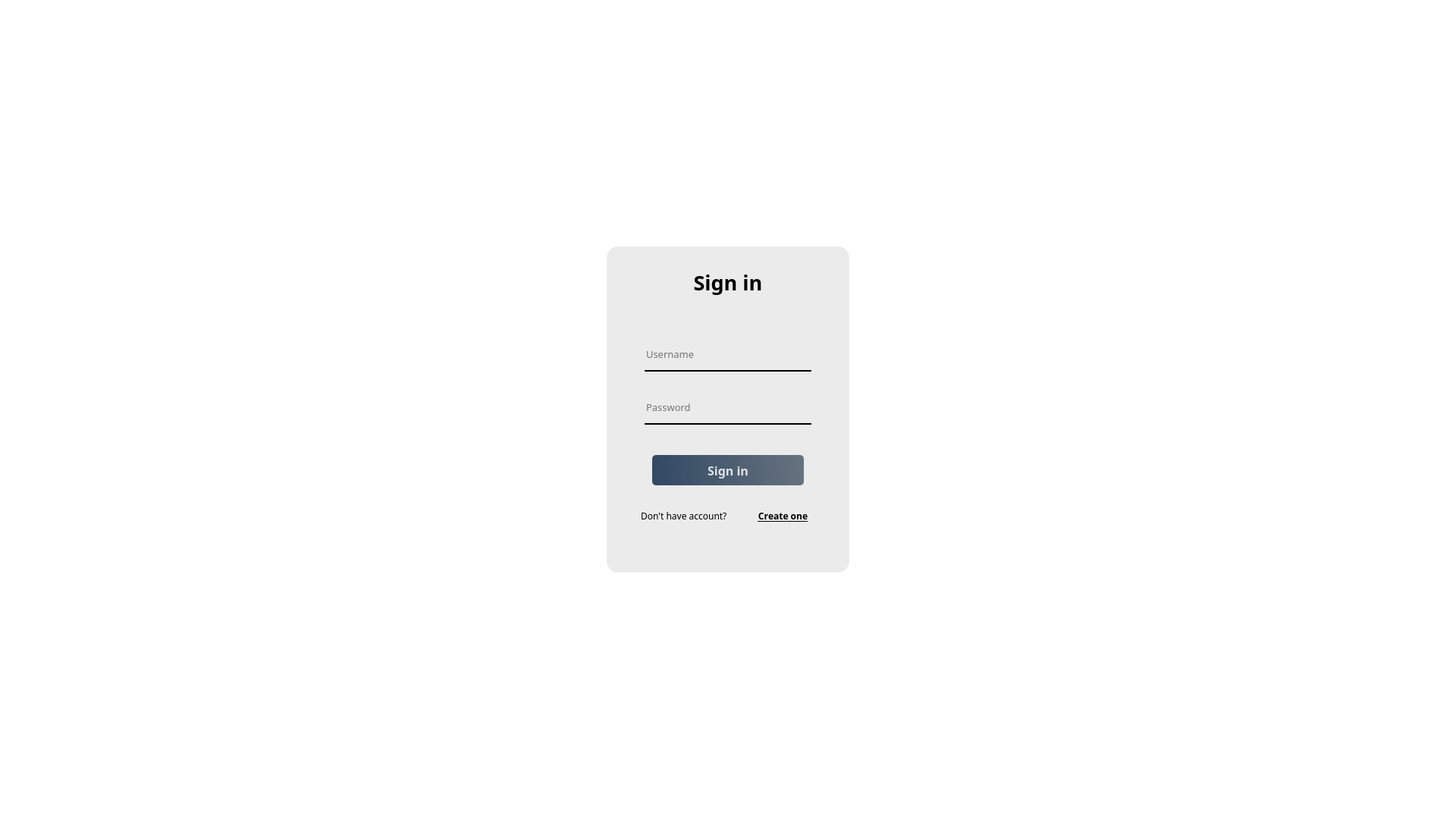
<?xml version="1.0" encoding="UTF-8"?>
<ui version="4.0">
 <class>LoginForm</class>
 <widget class="QWidget" name="LoginForm">
  <property name="geometry">
   <rect>
    <x>0</x>
    <y>0</y>
    <width>1920</width>
    <height>1080</height>
   </rect>
  </property>
  <property name="font">
   <font>
    <pointsize>10</pointsize>
   </font>
  </property>
  <property name="windowTitle">
   <string>Health Monitoring System</string>
  </property>
  <property name="windowIcon">
   <iconset>
    <selectedon>:/icon/Icon_Logo/healthcare.png</selectedon>
   </iconset>
  </property>
  <property name="styleSheet">
   <string notr="true">background-color: rgb(255, 255, 255);</string>
  </property>
  <widget class="QWidget" name="widget" native="true">
   <property name="geometry">
    <rect>
     <x>770</x>
     <y>300</y>
     <width>380</width>
     <height>480</height>
    </rect>
   </property>
   <property name="styleSheet">
    <string notr="true">QPushButton#sign_inButton{	
	background-color: qlineargradient(spread:pad, x1:0, y1:0.505682, x2:1, y2:0.477, stop:0 rgba(20, 47, 78, 219), stop:1 rgba(85, 98, 112, 226));
	color:rgba(255, 255, 255, 210);
	border-radius:5px;
}
QPushButton#sign_inButton:hover{	
	background-color: qlineargradient(spread:pad, x1:0, y1:0.505682, x2:1, y2:0.477, stop:0 rgba(40, 67, 98, 219), stop:1 rgba(105, 118, 132, 226));
}
QPushButton#sign_inButton:pressed{	
	padding-left:5px;
	padding-top:5px;
	background-color:rgba(105, 118, 132, 200);
}</string>
   </property>
   <widget class="QLabel" name="label">
    <property name="geometry">
     <rect>
      <x>15</x>
      <y>10</y>
      <width>350</width>
      <height>460</height>
     </rect>
    </property>
    <property name="styleSheet">
     <string notr="true">border-image: url(:/icon/Icon_Logo/stone-texture.jpg);
border-radius:20px</string>
    </property>
    <property name="text">
     <string/>
    </property>
   </widget>
   <widget class="QLabel" name="label_2">
    <property name="geometry">
     <rect>
      <x>30</x>
      <y>25</y>
      <width>320</width>
      <height>430</height>
     </rect>
    </property>
    <property name="font">
     <font>
      <family>Rockwell</family>
      <pointsize>8</pointsize>
     </font>
    </property>
    <property name="styleSheet">
     <string notr="true">background-color: rgba(0,0,0,20);
border-radius:15px;</string>
    </property>
    <property name="text">
     <string/>
    </property>
   </widget>
   <widget class="QLabel" name="label_signup">
    <property name="enabled">
     <bool>true</bool>
    </property>
    <property name="geometry">
     <rect>
      <x>30</x>
      <y>50</y>
      <width>320</width>
      <height>45</height>
     </rect>
    </property>
    <property name="font">
     <font>
      <family>Rockwell</family>
      <pointsize>20</pointsize>
      <weight>75</weight>
      <bold>true</bold>
      <kerning>false</kerning>
     </font>
    </property>
    <property name="tabletTracking">
     <bool>false</bool>
    </property>
    <property name="contextMenuPolicy">
     <enum>Qt::DefaultContextMenu</enum>
    </property>
    <property name="autoFillBackground">
     <bool>false</bool>
    </property>
    <property name="styleSheet">
     <string notr="true">background-color: rgba(0,0,0,0)
</string>
    </property>
    <property name="text">
     <string>Sign in</string>
    </property>
    <property name="alignment">
     <set>Qt::AlignCenter</set>
    </property>
    <property name="textInteractionFlags">
     <set>Qt::NoTextInteraction</set>
    </property>
   </widget>
   <widget class="QLineEdit" name="lineusername">
    <property name="geometry">
     <rect>
      <x>80</x>
      <y>150</y>
      <width>220</width>
      <height>40</height>
     </rect>
    </property>
    <property name="font">
     <font>
      <family>Rockwell</family>
      <pointsize>10</pointsize>
     </font>
    </property>
    <property name="styleSheet">
     <string notr="true">background-color: rgba(0,0,0,0);
border:none;
border-bottom:2px solid rgba(0, 0, 0,255);
color: rgba(0,0,0,255);
padding-bottom:5px</string>
    </property>
    <property name="text">
     <string/>
    </property>
    <property name="placeholderText">
     <string>Username</string>
    </property>
   </widget>
   <widget class="QLineEdit" name="linepassword">
    <property name="geometry">
     <rect>
      <x>80</x>
      <y>220</y>
      <width>220</width>
      <height>40</height>
     </rect>
    </property>
    <property name="font">
     <font>
      <family>Rockwell</family>
      <pointsize>10</pointsize>
     </font>
    </property>
    <property name="styleSheet">
     <string notr="true">background-color: rgba(0,0,0,0);
border:none;
border-bottom:2px solid rgba(0, 0, 0,255);
color: rgba(0,0,0,255);
padding-bottom:5px</string>
    </property>
    <property name="text">
     <string/>
    </property>
    <property name="echoMode">
     <enum>QLineEdit::Password</enum>
    </property>
    <property name="placeholderText">
     <string>Password</string>
    </property>
   </widget>
   <widget class="QPushButton" name="sign_inButton">
    <property name="geometry">
     <rect>
      <x>90</x>
      <y>300</y>
      <width>200</width>
      <height>40</height>
     </rect>
    </property>
    <property name="font">
     <font>
      <family>Rockwell</family>
      <pointsize>12</pointsize>
      <weight>75</weight>
      <bold>true</bold>
      <kerning>false</kerning>
     </font>
    </property>
    <property name="text">
     <string>Sign in</string>
    </property>
   </widget>
   <widget class="QLabel" name="label_createnew">
    <property name="geometry">
     <rect>
      <x>75</x>
      <y>370</y>
      <width>145</width>
      <height>20</height>
     </rect>
    </property>
    <property name="font">
     <font>
      <family>Rockwell</family>
      <pointsize>9</pointsize>
      <kerning>false</kerning>
     </font>
    </property>
    <property name="autoFillBackground">
     <bool>false</bool>
    </property>
    <property name="styleSheet">
     <string notr="true">background-color: rgba(0,0,0,0)</string>
    </property>
    <property name="text">
     <string>Don't have account?</string>
    </property>
    <property name="textInteractionFlags">
     <set>Qt::NoTextInteraction</set>
    </property>
   </widget>
   <widget class="QPushButton" name="createButton">
    <property name="geometry">
     <rect>
      <x>220</x>
      <y>365</y>
      <width>85</width>
      <height>30</height>
     </rect>
    </property>
    <property name="font">
     <font>
      <family>Rockwell</family>
      <pointsize>9</pointsize>
      <weight>75</weight>
      <bold>true</bold>
      <underline>true</underline>
      <kerning>false</kerning>
     </font>
    </property>
    <property name="styleSheet">
     <string notr="true">background-color: rgba(0,0,0,0);
border: none</string>
    </property>
    <property name="text">
     <string>Create one</string>
    </property>
   </widget>
  </widget>
 </widget>
 <resources>
  <include location="img_src.qrc"/>
 </resources>
 <connections/>
</ui>
